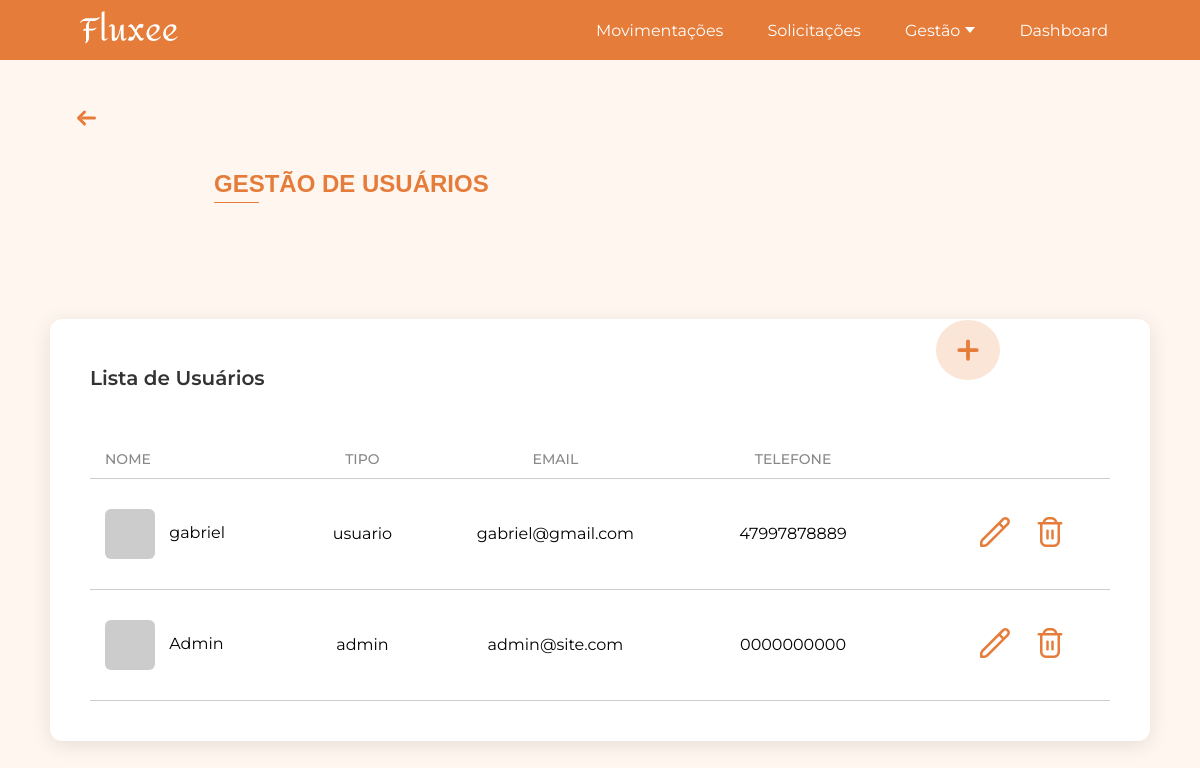
The app's page /usuarios/ (signed in) with its own data.
### app/models.py (models this page shows, shortened)
class User(db.Model, UserMixin):
    id = db.Column(db.Integer, primary_key=True)
    nome = db.Column(db.String(100), nullable=False)
    data_nascimento = db.Column(db.Date, nullable=True)
    genero = db.Column(db.String(20), nullable=True)
    email = db.Column(db.String(120), unique=True, nullable=False)
    cpf = db.Column(db.String(14), unique=True)
    telefone = db.Column(db.String(20), nullable=True)
    tipo_usuario = db.Column(db.String(50), nullable=False, default="usuario")
    senha = db.Column(db.String(200), nullable=False)
    imagem_perfil = db.Column(db.String(200), nullable=True)

### app/view.py (the view)
@app.route('/usuarios/')
@login_required
def usuarios():
    pagina_atual = request.args.get('page', 1, type=int)
    por_pagina = 10
    pagination = User.query.order_by(User.id).paginate(page=pagina_atual, per_page=por_pagina)
    usuarios = pagination.items
    mostrar_paginacao = pagination.pages > 1
    return render_template(
        'usuarios.html',
        usuarios=usuarios,
        pagination=pagination,
        pagina_atual=pagina_atual,
        mostrar_paginacao=mostrar_paginacao
    )

### app/models.py (called while the page is built)
@login_manager.user_loader
def load_user(user_id):
    return User.query.get(int(user_id))

### app/templates/usuarios.html (shortened to what this page needs)
<!DOCTYPE html>
<html lang="pt-BR">
<head>
    <link rel="stylesheet" href="{{ url_for('static', filename='css/gestao_usuarios.css') }}">
</head>
<body>
    {% include 'componentes/alertas/alerta_sucesso.html' %}
    {% include 'componentes/header/header.html' %}
    {% with texto="GESTÃO DE USUÁRIOS" %}
        {% include 'componentes/titulos/titulo.html' %}
    {% endwith %}
    {% include 'componentes/botoes/botao_gestao_add_usuarios.html' %}
    <div class="gestao-container">
        <div class="gestao-box">
            <h2 class="gestao-box-title">Lista de Usuários</h2>
            <div class="gestao-tabela">
                <div class="gestao-cabecalho">
                    <span class="coluna-usuario">NOME</span>
                    <span class="coluna-tipo">TIPO</span>
                    <span class="coluna-email">EMAIL</span>
                    <span class="coluna-telefone">TELEFONE</span>
                </div>
                <div class="linha-titulos"></div>
                {% for u in usuarios %}
                    <div class="gestao-linha linha-dinamica">
                        <span class="linha-usuario">
                            {% if u.imagem_perfil %}
                                <img src="{{ url_for('static', filename='uploads/usuarios/' + u.imagem_perfil) }}"
                                    alt="{{ u.nome }}" class="produto-img">
                            {% else %}
                                <div class="produto-img-placeholder"></div>
                            {% endif %}
                            {{ u.nome }}
                        </span>
                        <span class="linha-tipo">{{ u.tipo_usuario }}</span>
                        <span class="linha-email">{{ u.email }}</span>
                        <span class="linha-telefone">{{ u.telefone }}</span>
                        <span class="linha-acoes">
                            <a href="{{ url_for('editar_usuario', id=u.id) }}" class="btn-edit">
                                <img src="{{ url_for('static', filename='icons/edit.png') }}" alt="editar">
                            </a>
                            <a href="javascript:void(0);"
                            class="btn-delete"
                            data-nome="{{ u.nome }}"
                            data-link="{{ url_for('deletar_usuario', id=u.id) }}">
                                <img src="{{ url_for('static', filename='icons/delete.png') }}" alt="excluir">
                            </a>
                        </span>
                    </div>
                {% endfor %}
            </div>
        </div>
    </div>
</body>
</html>

### app/static/css/gestao_usuarios.css (style rules this page uses)
html, body { margin: 0; padding: 0; font-family: 'Montserrat', Arial, sans-serif; background-color: #FFF6F0; }
.gestao-container { display: flex; justify-content: center; align-items: flex-start; gap: 50px; padding: 50px 0; }
.gestao-box { width: 1450px; background: #fff; border-radius: 12px; box-shadow: 0 4px 20px rgba(0,0,0,0.1); padding-left: 40px; padding-right: 40px; padding-top: 30px; padding-bottom: 40px; box-sizing: border-box; }
.gestao-box-title { font-size: 20px; font-weight: 600; margin-bottom: 50px; color: #333; }
.gestao-linha { display: flex; align-items: center; padding: 12px 0; border-bottom: 1px solid #ccc; height: auto; background: transparent; }
.gestao-linha:last-of-type { margin-bottom: 0; }
.gestao-cabecalho { display: flex; padding: 10px 15px; font-weight: 500; color: #888; font-size: 14px; }
.coluna-usuario { width: 18%; text-align: left; }
.coluna-tipo { width: 16%; text-align: center; }
.coluna-email { width: 23%; text-align: center; }
.coluna-telefone { width: 25%; text-align: center; }
.linha-usuario { width: 18%; }
.linha-tipo { width: 16%; text-align: center; }
.linha-email { width: 23%; text-align: center; }
.linha-telefone { width: 25%; text-align: center; }
.linha-acoes { width: 20%; text-align: right; }
.linha-acoes { width: 15%; text-align: right; display: flex; justify-content: flex-end; align-items: center; gap: 25px; }
.gestao-linha.linha-dinamica { padding: 30px 15px; }
.linha-titulos { width: 100%; height: 1px; background: #ccc; }
.produto-img, .produto-img-placeholder { width: 50px; height: 50px; border-radius: 6px; margin-right: 10px; vertical-align: middle; display: inline-block; }
.produto-img-placeholder { background-color: #ccc; }
.linha-acoes img { width: 30px; height: 30px; cursor: pointer; }
@media (max-width: 2100px) { .gestao-box { width: 1600px; } }
@media (max-width: 1800px) { .gestao-box { width: 1350px; } }
@media (max-width: 1600px) { .gestao-box { width: 1200px; } }
@media (max-width: 1450px) { .gestao-box { width: 1100px; } }
@media (max-width: 1400px) { .gestao-box { margin-top: 50px; } }

### records on screen
User: nome "gabriel", tipo_usuario "usuario", email "gabriel@gmail.com", telefone "47997878889"
User: nome "Admin", tipo_usuario "admin", email "admin@site.com", telefone "0000000000"

### other values on screen
{{ texto }} "GESTÃO DE USUÁRIOS"
